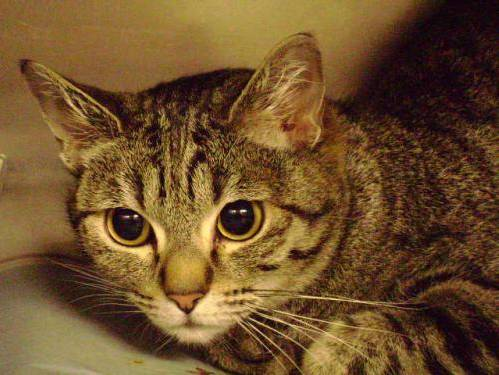
#> input picture assgn2/dataset/cat.jpg, 499 x 375 px; its folder holds only this picture in this run
$ python q8.py
#> lines starting #> are read from the running program, lines starting #| are printed output that depends on the picture
import numpy as np
from PIL import Image
import matplotlib.pyplot as plt


def valid(x, y, r, c):
    return (x >= 0 and x < r and y >= 0 and y < c)


def convolve(A, B):
    ar = A.shape[0]
    ac = A.shape[1]

    br = B.shape[0]
    bc = B.shape[1]

    cr = ar + br - 1
    cc = ac + bc - 1
    C = np.zeros((cr, cc))

    for r in range(cr):
        for s in range(cc):
            for i in range(ar):
                for j in range(ac):
                    k = r + 1 - i
                    l = s + 1 - j

                    if valid(k, l, br, bc):
                        C[r][s] += A[i][j]*B[k][l]

    return C


def process_image(img_path):
#> called with img_path = './dataset/cat.jpg'
    img = Image.open(img_path).resize((244, 244)).convert('LA')
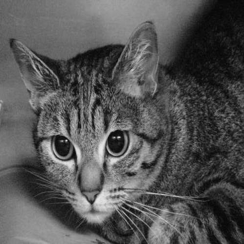
#> img: PIL image 244x244 LA; mean R, G, B, A 84.7, 84.7, 84.7, 255
    return img


def get_blurring_matrices(option=0):
#> called with option = 0
    matrices_list = []
    if option == 0:
        # generate mean blur matrices with p = 5, 10, 20
        p_list = [5, 10, 20]
        for p in p_list:
            matrices_list.append(np.full(shape=(p, p), fill_value=1/(p**2), dtype=np.float64))
    elif option == 1:
        matrices_list.append(np.array([[1, -1]]))

    elif option == 2:
        matrices_list.append(np.array([[1], [-1]]))
    else:
        print(f'Invalid option type. Expected: [0/1/2]. Found: {option}')

    return matrices_list


def blurr_images(img_choice, option):
    img_path = f'./dataset/{img_choice}.jpg'

    img = process_image(img_path)

    C = np.array(img)
    C = C[:, :, 0]

    B_matrices = get_blurring_matrices(option=option)

    _, axarr = plt.subplots(1, len(B_matrices) + 1)

    axarr[0].imshow(img, cmap='gray', vmin = 0, vmax = 255)
    axarr[0].axis('off')
    for i, B in enumerate(B_matrices):
        blurred = convolve(B, C)
        axarr[i + 1].imshow(blurred, cmap='gray')
        axarr[i + 1].axis('off')

    print(f'Saving {img_choice}-{option}...')
    plt.savefig(f'{img_choice}-{option}.jpg')


def main():
    choices = ['cat', 'dog']
    options = [0, 1, 2]

    for choice in choices:
        for op in options:
            blurr_images(choice, op)

    print('Done...')


if __name__ == '__main__':
#> (the run stopped early here; a loop or call above may not have finished)
